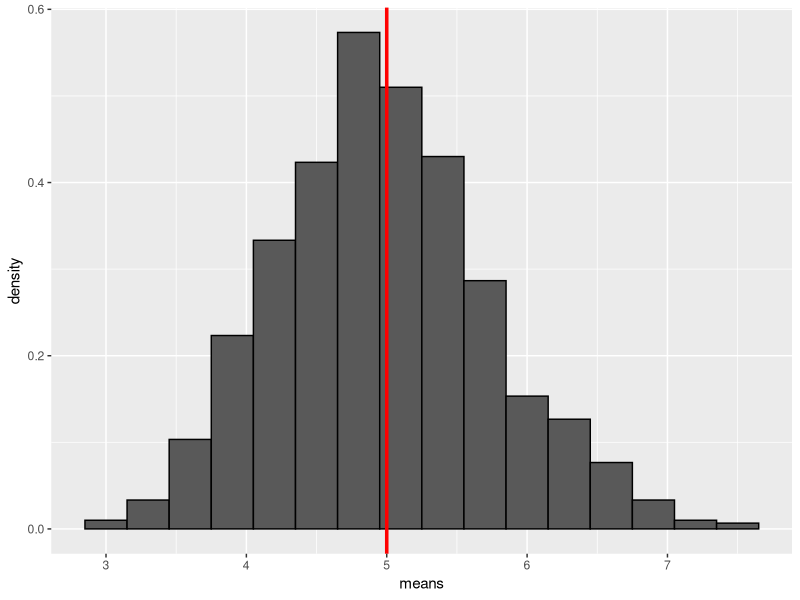
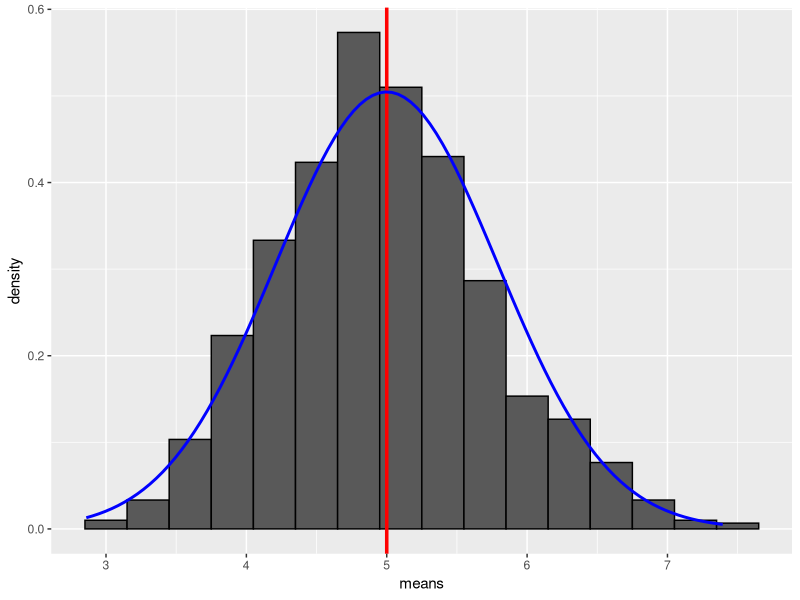

Source code (R) for these figures, in order:
## ---- chunk 1
knitr::opts_chunk$set(echo = TRUE)
## ---- chunk 2
lambda <- 0.2
n = 40 # This indicates number of distributions to be averaged
s = 1000 # This is number of simulations
sim_data <- matrix(rexp(s*n, lambda), nrow = n, ncol = s)
means <- apply(sim_data, 2, mean)
sdev <- apply(sim_data, 2, sd)
avgmeans <- mean(means)
avgsd <- mean(sdev)
## ---- chunk 3
means <- data.frame(means)
library(ggplot2)
g <- ggplot(means, aes(means))
g + geom_histogram(binwidth = 0.3, color = "black", aes(y = ..density..)) + geom_vline(xintercept = 1/.2, color = "red", lwd = 1.2) 
## ---- chunk 4
t.test(means, mu = 5, conf.level = 0.95)
## ---- chunk 5
g + geom_histogram(binwidth = 0.3, color = "black", aes(y = ..density..)) + geom_vline(xintercept = 1/.2, color = "red", lwd = 1.2) + stat_function(fun = dnorm, args = list(mean = 5, sd = 1/lambda/sqrt(40)), color = "blue", lwd = 1)
## ---- chunk 6
t.test(sdev, mu = 5, conf.level = 0.95)
